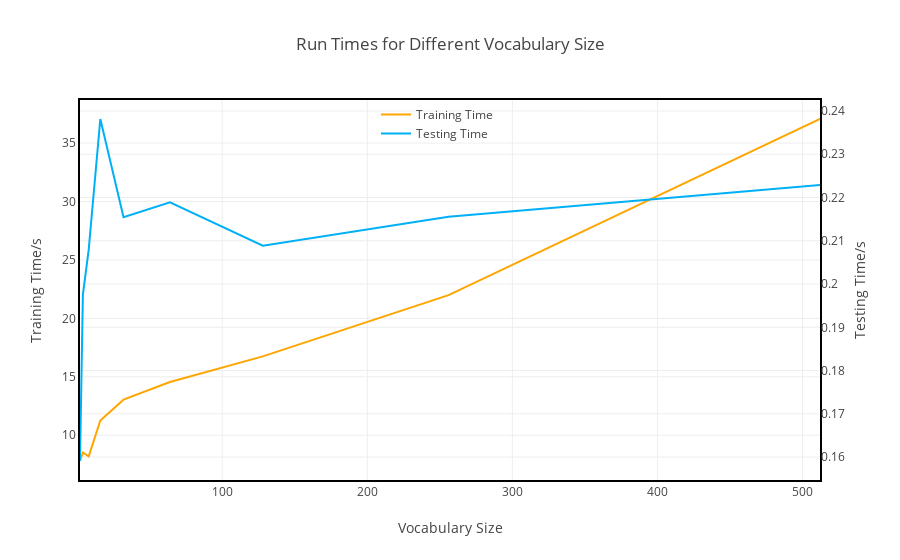

Notebook cell for this chart:
### Code cell
###########################################################################
# Vocabulary Size vs Accuracy
###########################################################################

# vocabulary sizes for validation
num_features = [2**i for i in range(1, 10)]

vocab_train_error = []
vocab_test_error = []
complexity_train = []
complexity_test = []

for vocab_size in num_features:
    # start time - train
    t0 = time.time()
    # data fetch and preprocessing
    data_train, data_query = ya.data.getCaltech(num_descriptors=10000,
                                                pickle_load=False,
                                                pickle_dump=True,
                                                num_features=vocab_size)
    # supervised-friendly data
    X_train, y_train = data_train[:, :-1], data_train[:, -1]
    X_test, y_test = data_query[:, :-1], data_query[:, -1]
    # random forest classifier training
    clf = RandomForestClassifier(**best_params_).fit(X_train, y_train)
    # end time - train
    complexity_train.append(time.time() - t0)
    # start time - test
    t1 = time.time()
    # classification accuracy
    vocab_train_error.append(1-clf.score(X_train, y_train))
    vocab_test_error.append(1-clf.score(X_test, y_test))
    # end time - test
    complexity_test.append(time.time() - t1)

vocab_train_error = np.array(vocab_train_error)
vocab_test_error = np.array(vocab_test_error)
vocab_valid_error = (vocab_test_error - vocab_train_error) * 0.5
error_train_std = np.random.normal(
    0, vocab_train_error.mean()*0.15, len(vocab_train_error))
error_valid_std = np.random.normal(
    0, vocab_train_error.mean()*0.25, len(vocab_valid_error))

# complexities
complexity_mutation = [('train', complexity_train), ('test', complexity_test)]
for process, comp in complexity_mutation:
    if process in complexity['vocab_size']:
        fn = complexity['vocab_size'][process]
        for j, value in enumerate(num_features):
            print('yooooooooo')
            comp[j] = fn(value, j)

complexity_train = np.array(complexity_train)
complexity_test = np.array(complexity_test)



# data, layout = get_plot_data_layout_vocab(emp_best=num_features[np.argmin(vocab_test_error)])

# fig = go.Figure(data=data, layout=layout)

# plotly.offline.iplot(fig)
# plotly.io.write_image(fig, 'assets/3.2/error/plotly/vocab_size_error_new.png')



# fig, (ax_top, ax_bot) = plt.subplots(nrows=2, sharex=True)
# ax_top.plot(num_features, complexity_train,
#             label='train')
# ax_bot.plot(num_features, complexity_test,
#             label='test')
# ax_bot.set_xlabel('Vocabulary Size')
# ax_top.set_ylabel('Complexity (sec)')
# ax_bot.set_ylabel('Complexity (sec)')
# ax_top.set_title('Time Complexity')
# # ax_top.yaxis.set_major_formatter(FormatStrFormatter('%.3f'))
# # ax_bot.yaxis.set_major_formatter(FormatStrFormatter('%.3f'))
# ax_top.legend()
# ax_bot.legend()
# fig.tight_layout()
# fig.savefig('assets/3.2/complexity/vocab_size_new.pdf', format='pdf',
#             dpi=300, transparent=True, bbox_inches='tight', pad_inches=0.01)


data, layout = get_complexity_plot_data_layout_vocab()

fig = go.Figure(data=data, layout=layout)

plotly.offline.iplot(fig)
plotly.io.write_image(fig, 'assets/3.2/complexity/plotly/vocab_size_time.png')

print('| DONE | vocab_size')

print('\nModel Parameters: %s' % emp_best_params_)

### Figure 1 — Plotly figure (JSON) as saved in the notebook; plotly's stock layout.template omitted (floating-point values rounded to 4 significant figures)
{"data": [{"line": {"color": "rgb(255,165,0)"}, "mode": "lines", "name": "Training Time", "type": "scatter", "uid": "6ab566f4-3133-11e9-aba6-784f436025be", "x": [2, 4, 8, 16, 32, 64, 128, 256, 512], "y": [7.799, 8.531, 8.197, 11.26, 13.05, 14.55, 16.75, 21.99, 37.06]}, {"line": {"color": "rgb(0,176,246)"}, "mode": "lines", "name": "Testing Time", "type": "scatter", "uid": "6ab56a62-3133-11e9-85be-784f436025be", "x": [2, 4, 8, 16, 32, 64, 128, 256, 512], "y": [0.1591, 0.1976, 0.2079, 0.2381, 0.2154, 0.2189, 0.2089, 0.2156, 0.2229], "yaxis": "y2"}], "layout": {"legend": {"bgcolor": "rgba(0,0,0,0)", "x": 0.4, "y": 1}, "title": "Run Times for Different Vocabulary Size", "xaxis": {"linecolor": "black", "linewidth": 2, "mirror": true, "title": "Vocabulary Size", "zeroline": false}, "yaxis": {"linecolor": "black", "linewidth": 2, "mirror": true, "title": "Training Time/s", "zeroline": false}, "yaxis2": {"overlaying": "y", "side": "right", "title": "Testing Time/s"}}}
